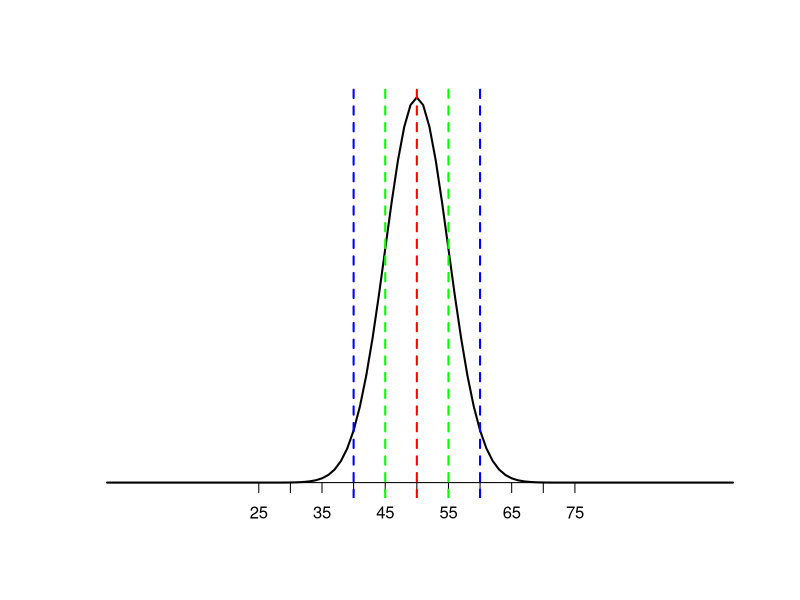

This chart was generated by the following R code:
pop_mean <- 50
pop_sd <- 5

x <- seq(1:100)
y <- dnorm(x, pop_mean, pop_sd)

plot(x, y, type="l", lwd=2, axes=F, xlab="", ylab="")

sd_axis_bounds = 5
axis_bounds <- seq(
  -sd_axis_bounds * pop_sd + pop_mean,
  sd_axis_bounds * pop_sd + pop_mean,
  by = pop_sd
)

axis(side=1, at = axis_bounds, pos=0)
sd1plus <- pop_mean + pop_sd
sd1minus <- pop_mean - pop_sd

sd2plus <- pop_mean + 2* pop_sd
sd2minus <- pop_mean - 2 *pop_sd

abline(v = pop_mean, col = "red", lwd = 2, lty = 2)  # Add vertical line at mean
abline(v = sd1plus, col = "green", lwd = 2, lty = 2)
abline(v = sd1minus, col = "green", lwd = 2, lty = 2)

abline(v = sd2plus, col = "blue", lwd = 2, lty = 2)
abline(v = sd2minus, col = "blue", lwd = 2, lty = 2)
